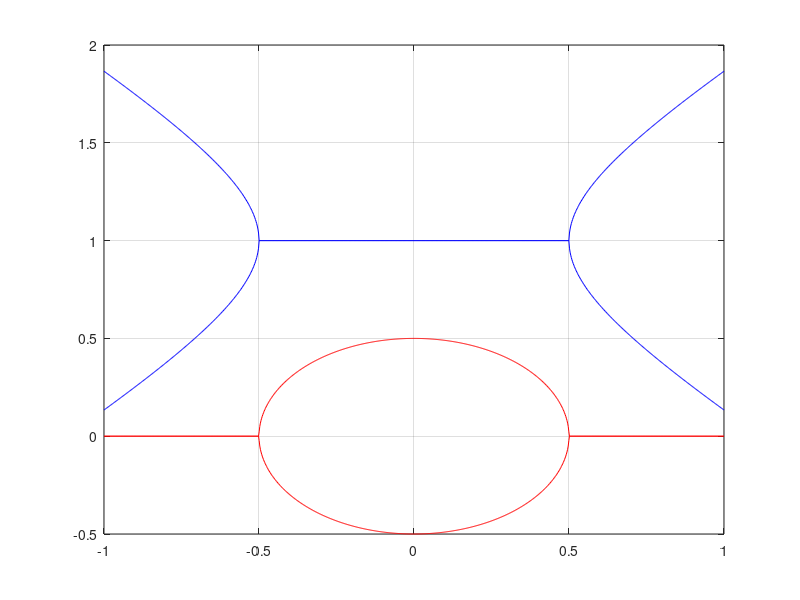

Here is the MATLAB script that generated this plot: (Note: this script raises an error after producing the figure.)
function PT_Symetric

K = linspace(-1 , 1 ,1000) ;
Gamma = 0.5 ;
w = 1 - sqrt(K .^ 2 - Gamma .^ 2) ;
hold on
box on
grid on
h1 = plot(K ,real(w)) ;
h2 = plot(K,imag(w)) ;

w = 1 + sqrt(K .^ 2 - Gamma .^ 2) ;
h3 = plot(K ,real(w)) ;
h4 = plot(K,imag(w)) ;

set(h1,'Color','b')
set(h2,'Color','r')
set(h3,'Color','b')
set(h4,'Color','r')

ax = gca ;
ax.XLim = [-1 1] ;
ax.YLim = [-1,2] ;
ax.XDir = 'revers' ;
